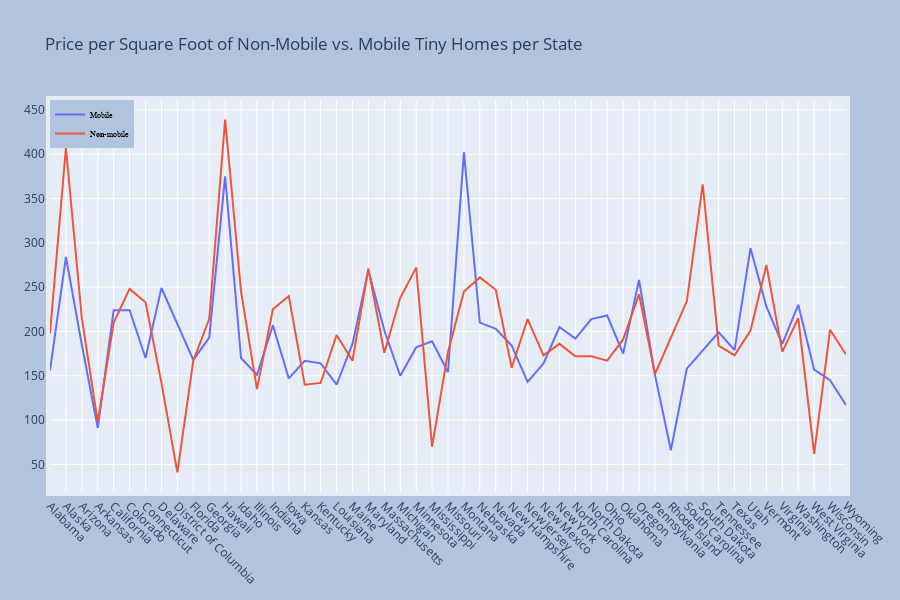

The cell this chart's notebook holds for it:
### Code cell
import plotly.graph_objects as go

fig = go.Figure()
fig.add_trace(
    go.Scatter(
        x=price_in_mobility["state"],
        y=price_in_mobility["mobile"],
        name="Mobile",  # Style name/legend entry with html tags
        connectgaps=True,  # override default to connect the gaps
    )
)
fig.add_trace(
    go.Scatter(
        x=price_in_mobility["state"],
        y=price_in_mobility["non_mobile"],
        name="<b>Non</b>-mobile",  # Style name/legend entry with html tags
        connectgaps=True,  # override default to connect the gaps
    )
)
fig.update_layout(
    title="Price per Square Foot of Non-Mobile vs. Mobile Tiny Homes per State",
    legend=dict(
        x=0,
        y=1,
        traceorder="normal",
        font=dict(family="sans-serif", size=8, color="black"),
        bgcolor="LightSteelBlue",
    ),
    autosize=False,
    width=900,
    height=600,
    margin=dict(l=50, r=50, b=100, t=100, pad=4),
    paper_bgcolor="LightSteelBlue",
    xaxis=dict(
        tickmode="array",
        tickangle=45,
        ticktext=[
            "Alabama",
            "Alaska",
            "Arizona",
            "Arkansas",
            "California",
            "Colorado",
            "Connecticut",
            "Delaware",
            "District of Columbia",
            "Florida",
            "Georgia",
            "Hawaii",
            "Idaho",
            "Illinois",
            "Indiana",
            "Iowa",
            "Kansas",
            "Kentucky",
            "Louisiana" "Maine",
            "Maryland",
            "Massachusetts",
            "Michigan",
            "Minnesota",
            "Mississippi",
            "Missouri",
            "Montana",
            "Nebraska",
            "Nevada",
            "New Hampshire",
            "New Jersey",
            "New Mexico",
            "New York",
            "North Carolina",
            "North Dakota",
            "Northwest Territories",
            "Ohio",
            "Oklahoma",
            "Oregon",
            "Pennsylvania",
            "Rhode Island",
            "South Carolina",
            "South Dakota",
            "Tennessse"
            "Texas"
            "Utah"
            "Vermont"
            "Virginia"
            "Washington"
            "West Virginia"
            "Wisconsin"
            "Wyoming"
            "Yukon Territory",
        ],
    ),
)

### Figure 1 — Plotly figure (JSON) as saved in the notebook; plotly's stock layout.template omitted (floating-point values rounded to 4 significant figures)
{"data": [{"connectgaps": true, "name": "Mobile", "type": "scatter", "x": ["Alabama", "Alaska", "Arizona", "Arkansas", "California", "Colorado", "Connecticut", "Delaware", "District of Columbia", "Florida", "Georgia", "Hawaii", "Idaho", "Illinois", "Indiana", "Iowa", "Kansas", "Kentucky", "Louisiana", "Maine", "Maryland", "Massachusetts", "Michigan", "Minnesota", "Mississippi", "Missouri", "Montana", "Nebraska", "Nevada", "New Hampshire", "New Jersey", "New Mexico", "New York", "North Carolina", "North Dakota", "Ohio", "Oklahoma", "Oregon", "Pennsylvania", "Rhode Island", "South Carolina", "South Dakota", "Tennessee", "Texas", "Utah", "Vermont", "Virginia", "Washington", "West Virginia", "Wisconsin", "Wyoming"], "y": [156, 284, 185, 91, 224, 224, 170, 249, null, 168, 193, 375, 170, 151, 207, 147, 167, 164, 140, 186, 269, 201, 150, 182, 189, 154, 402, 210, 203, 184, 143, 164, 205, 192, 214, 218, 175, 258, 151, 66, 158, null, 199, 179, 294, 228, 186, 230, 157, 145, 117]}, {"connectgaps": true, "name": "<b>Non</b>-mobile", "type": "scatter", "x": ["Alabama", "Alaska", "Arizona", "Arkansas", "California", "Colorado", "Connecticut", "Delaware", "District of Columbia", "Florida", "Georgia", "Hawaii", "Idaho", "Illinois", "Indiana", "Iowa", "Kansas", "Kentucky", "Louisiana", "Maine", "Maryland", "Massachusetts", "Michigan", "Minnesota", "Mississippi", "Missouri", "Montana", "Nebraska", "Nevada", "New Hampshire", "New Jersey", "New Mexico", "New York", "North Carolina", "North Dakota", "Ohio", "Oklahoma", "Oregon", "Pennsylvania", "Rhode Island", "South Carolina", "South Dakota", "Tennessee", "Texas", "Utah", "Vermont", "Virginia", "Washington", "West Virginia", "Wisconsin", "Wyoming"], "y": [198, 407, 215, 98, 210, 248, 233, 142, 41, 167, 214, 439, 245, 135, 225, 240, 140, 142, 196, 167, 271, 176, 238, 272, 70, 177, 245, 261, 247, 159, 214, 173, 186, 172, 172, 167, 191, 242, 152, null, 234, 366, 184, 173, 201, 275, 177, 215, 62, 202, 174]}], "layout": {"autosize": false, "height": 600, "legend": {"bgcolor": "LightSteelBlue", "font": {"color": "black", "family": "sans-serif", "size": 8}, "traceorder": "normal", "x": 0, "y": 1}, "margin": {"b": 100, "l": 50, "pad": 4, "r": 50, "t": 100}, "paper_bgcolor": "LightSteelBlue", "title": {"text": "Price per Square Foot of Non-Mobile vs. Mobile Tiny Homes per State"}, "width": 900, "xaxis": {"tickangle": 45, "tickmode": "array", "ticktext": ["Alabama", "Alaska", "Arizona", "Arkansas", "California", "Colorado", "Connecticut", "Delaware", "District of Columbia", "Florida", "Georgia", "Hawaii", "Idaho", "Illinois", "Indiana", "Iowa", "Kansas", "Kentucky", "LouisianaMaine", "Maryland", "Massachusetts", "Michigan", "Minnesota", "Mississippi", "Missouri", "Montana", "Nebraska", "Nevada", "New Hampshire", "New Jersey", "New Mexico", "New York", "North Carolina", "North Dakota", "Northwest Territories", "Ohio", "Oklahoma", "Oregon", "Pennsylvania", "Rhode Island", "South Carolina", "South Dakota", "TennessseTexasUtahVermontVirginiaWashingtonWest VirginiaWisconsinWyomingYukon Territory"]}}}
